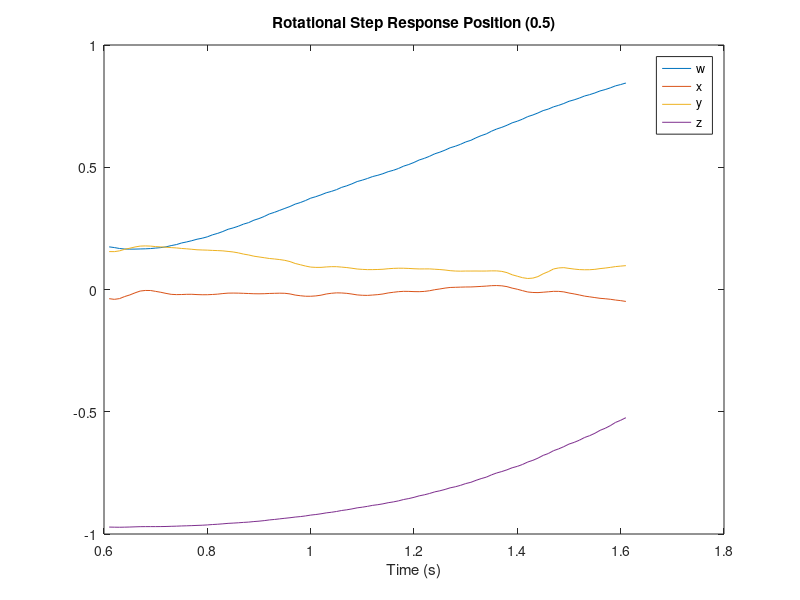
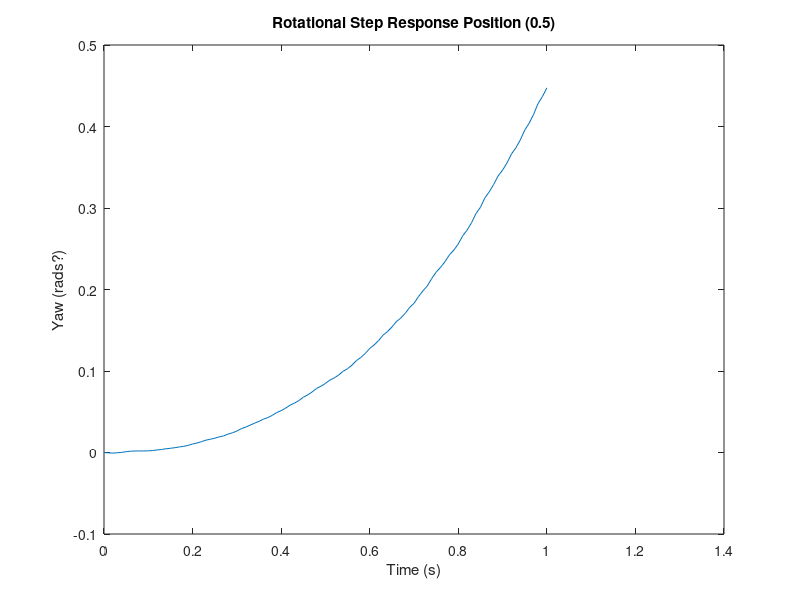

The MATLAB script that drew these images, in order:
clear all

% Load files
load('rot_50.mat');

% normalize time and time1 (the step time)
init = time(1);
time = (time - init*ones(size(time,1),1))/10^10;
time1 = (time1 - init*ones(size(time1,1),1))/10^10;

% cut out stuff from end of step response
ind = find(time > time1(2),1);
time = time(1:ind-1);
fieldposeposeorientationw = fieldposeposeorientationw(1:ind-1);
fieldposeposeorientationx = fieldposeposeorientationx(1:ind-1);
fieldposeposeorientationy = fieldposeposeorientationy(1:ind-1);
fieldposeposeorientationz = fieldposeposeorientationz(1:ind-1);

% cut out stuff from beginning of step response
ind = find(time > time1(1),1);
time = time(ind-1:end);
fieldposeposeorientationw = fieldposeposeorientationw(ind-1:end);
fieldposeposeorientationx = fieldposeposeorientationx(ind-1:end);
fieldposeposeorientationy = fieldposeposeorientationy(ind-1:end);
fieldposeposeorientationz = fieldposeposeorientationz(ind-1:end);

% plot things
figure(1)
plot(time, [fieldposeposeorientationw, fieldposeposeorientationx, fieldposeposeorientationy, fieldposeposeorientationz])
title('Rotational Step Response Position (0.5)');
xlabel('Time (s)')
legend('w', 'x', 'y', 'z')

% save just the important z
t = (time - time(1)*ones(size(time,1),1));
yaw = fieldposeposeorientationz;
yaw = (yaw - yaw(1)*ones(size(yaw,1),1));
figure(2);
plot(t,yaw)
title('Rotational Step Response Position (0.5)');
xlabel('Time (s)')
ylabel('Yaw (rads?)')
